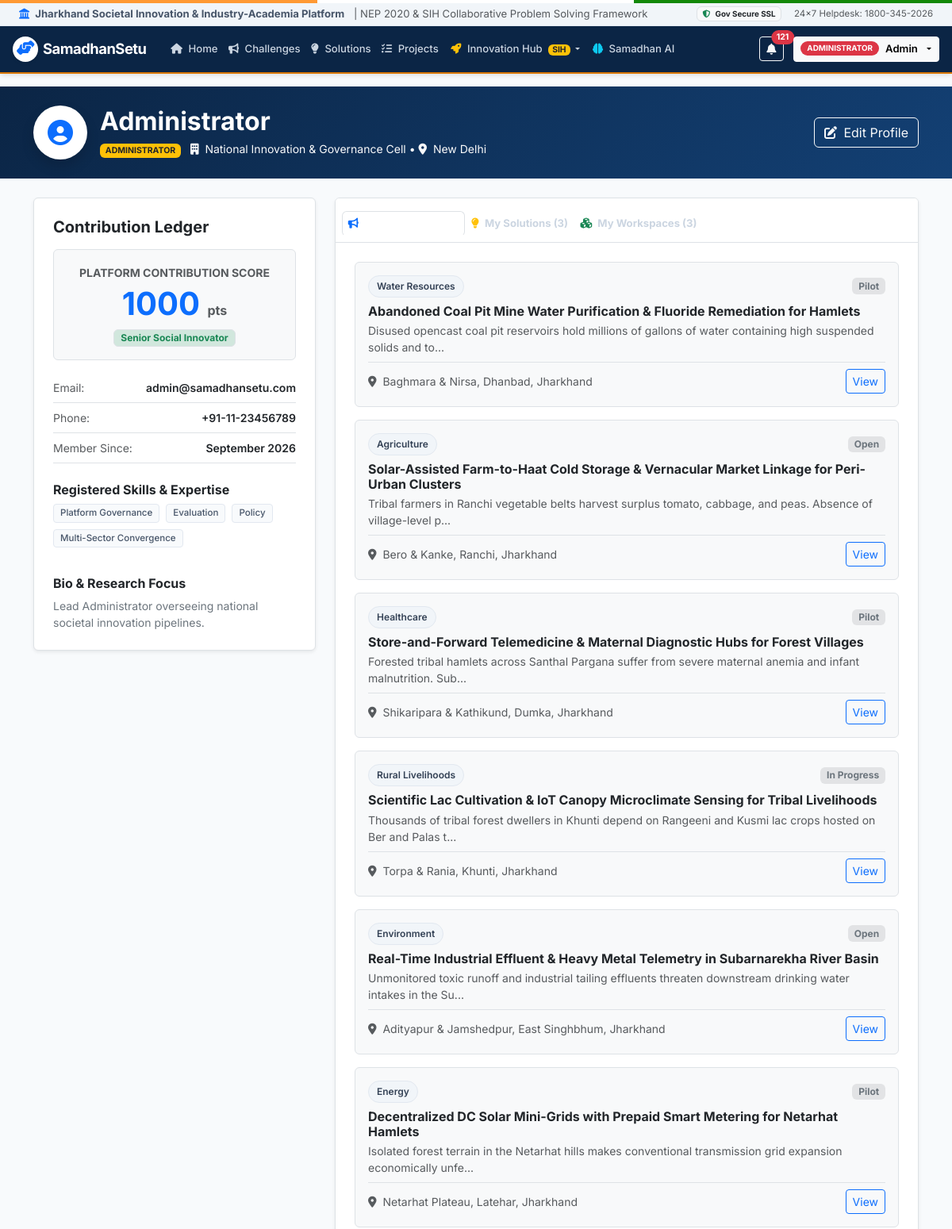
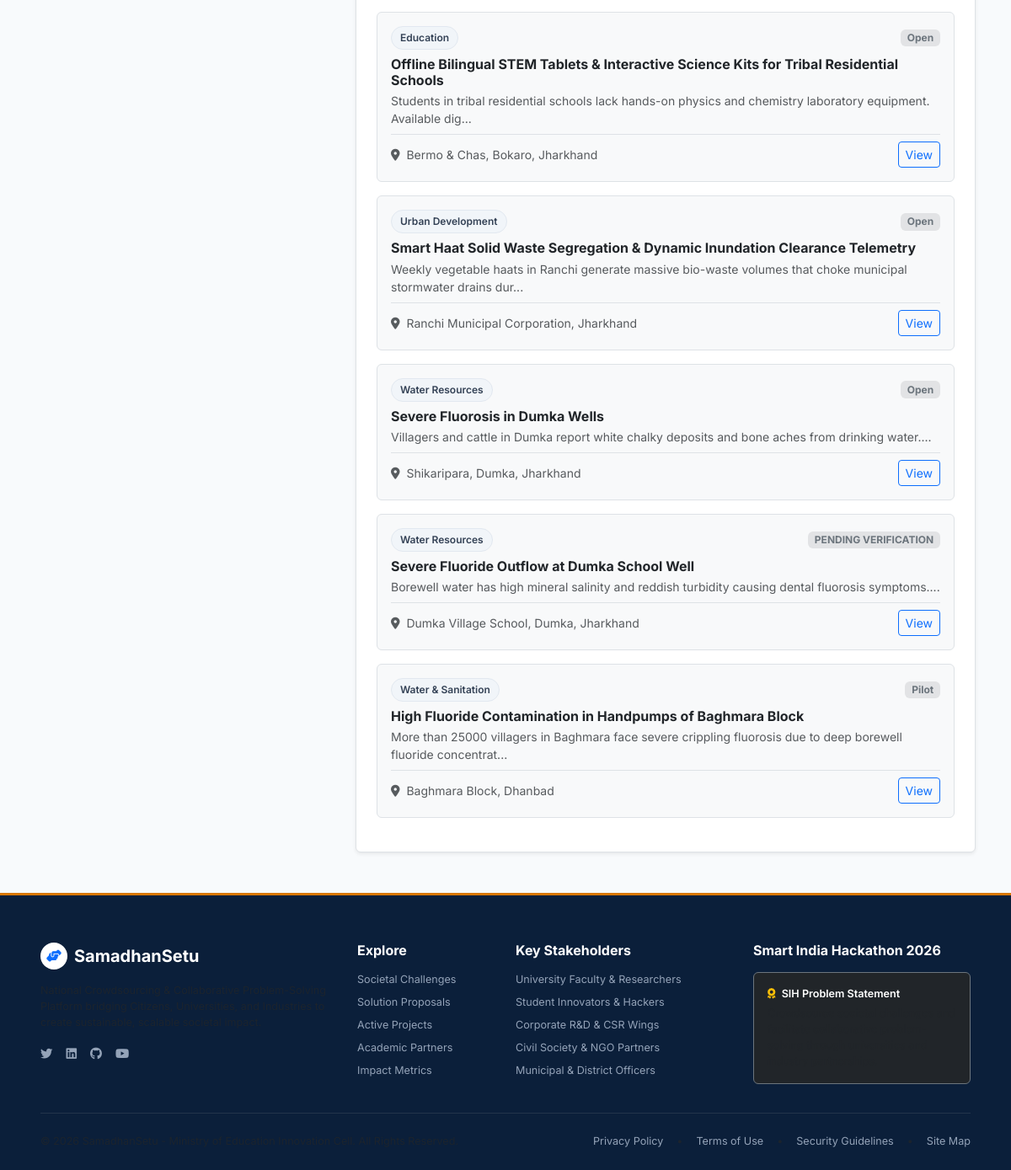
The page /profile (signed in) on the database as committed earlier (2 pictures, top to bottom).
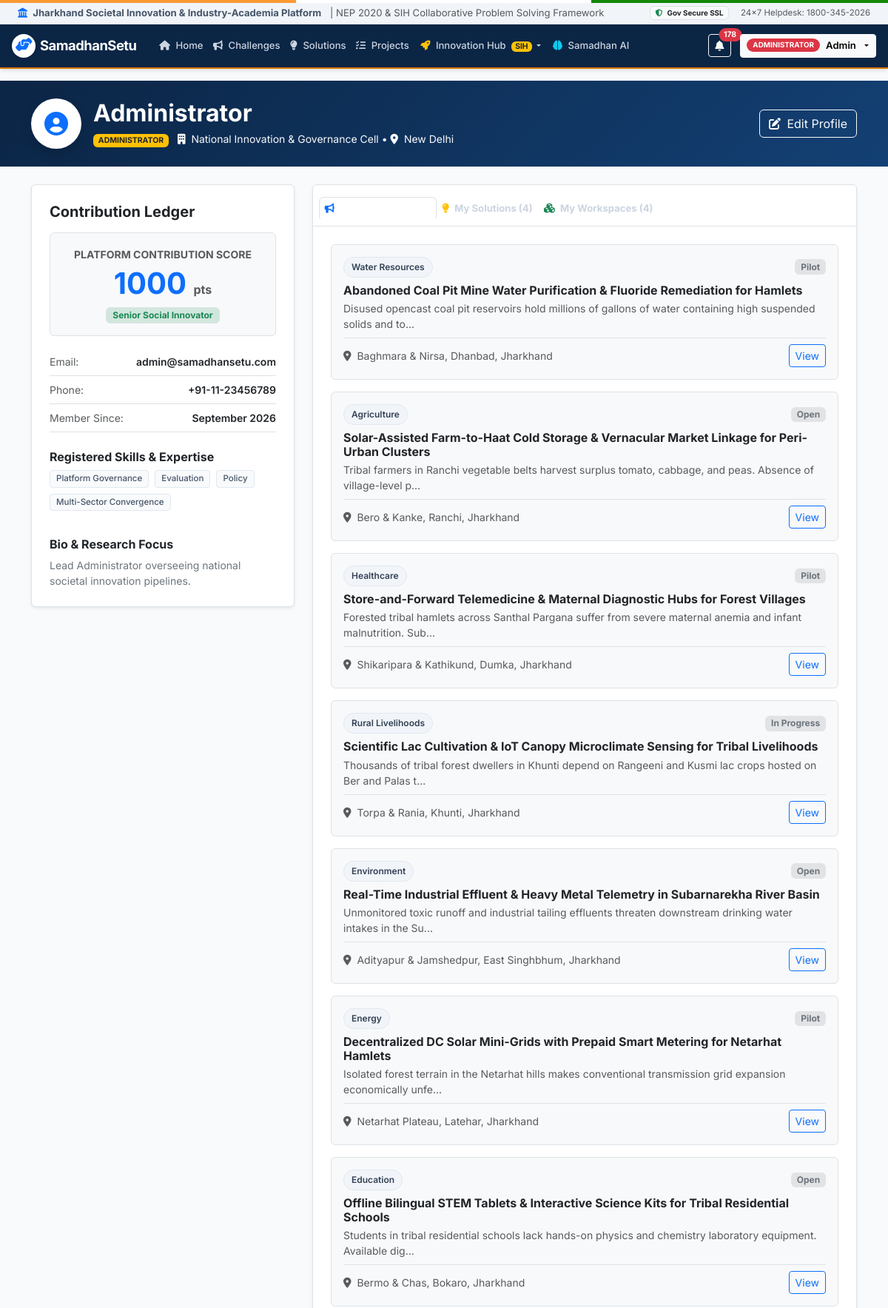
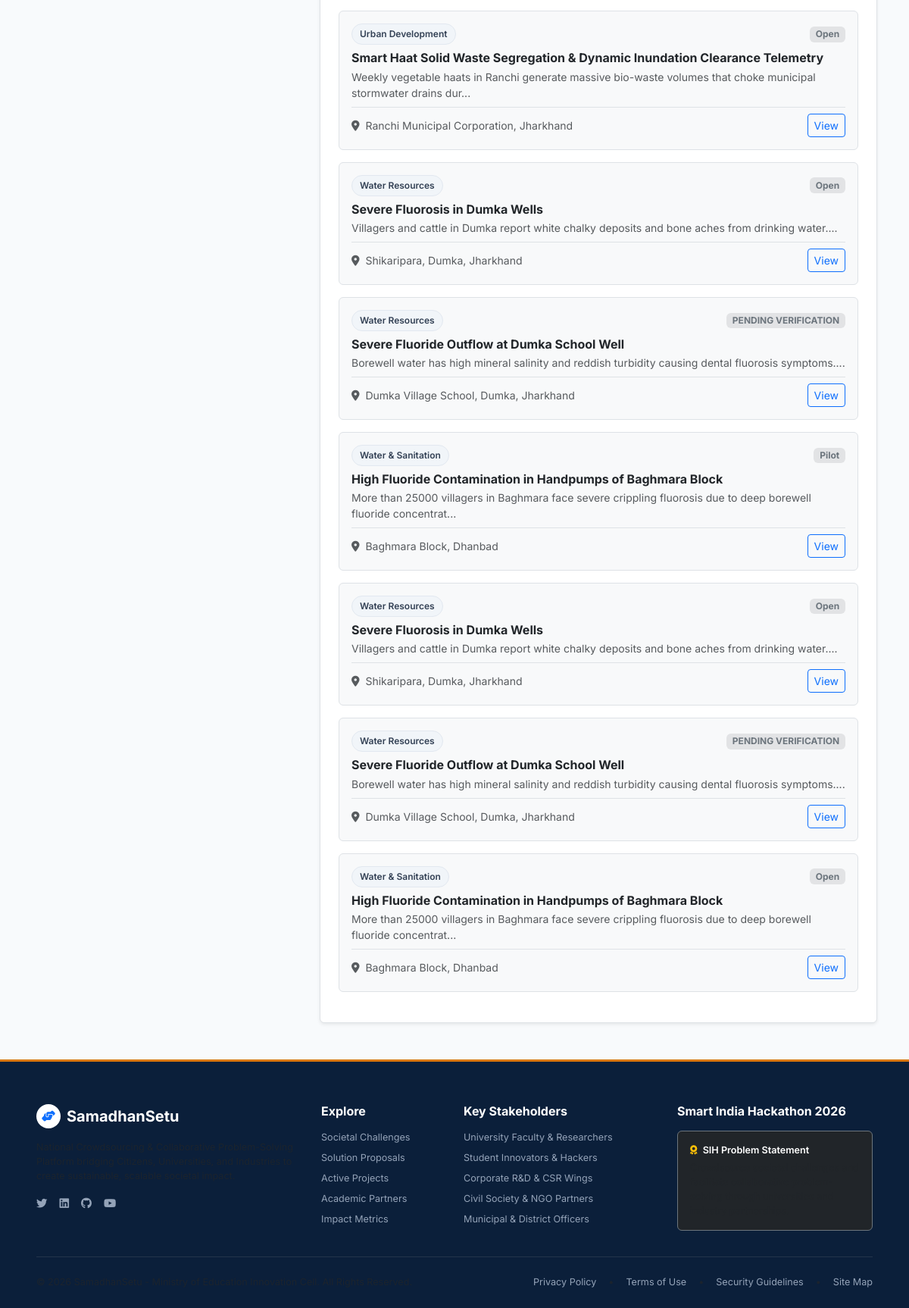
The same page on the database as committed later (2 pictures, top to bottom).
### app.py (models this page shows, shortened)
class User(db.Model):
    __tablename__ = 'users'
    id = db.Column(db.Integer, primary_key=True)
    full_name = db.Column(db.String(150), nullable=False, default='Administrator')
    email = db.Column(db.String(150), unique=True, nullable=False)
    phone = db.Column(db.String(30), nullable=True)
    password_hash = db.Column(db.String(255), nullable=False)
    user_type = db.Column(db.String(50), nullable=False, default='ADMINISTRATOR')
    organization = db.Column(db.String(200), nullable=True, default='National Innovation Cell')
    location = db.Column(db.String(150), nullable=True, default='New Delhi')
    skills = db.Column(db.Text, nullable=True, default='Platform Administration, Verification, Policy Evaluation')
    bio = db.Column(db.Text, nullable=True, default='National Administrator managing societal challenges, university research, and industry pilots.')
    avatar_seed = db.Column(db.String(50), default='Felix')
    contribution_score = db.Column(db.Integer, default=1000)
    created_at = db.Column(db.DateTime, default=datetime.utcnow)
    challenges = db.relationship('Challenge', backref='creator', lazy=True, foreign_keys='Challenge.created_by_id')
    solutions = db.relationship('Solution', backref='author', lazy=True, foreign_keys='Solution.submitted_by_id')
    notifications = db.relationship('Notification', backref='user', lazy=True, cascade='all, delete-orphan')
    sent_invitations = db.relationship('TeamInvitation', backref='inviter', lazy=True, foreign_keys='TeamInvitation.inviter_user_id')
    received_invitations = db.relationship('TeamInvitation', backref='invitee', lazy=True, foreign_keys='TeamInvitation.invitee_user_id')

class Challenge(db.Model):
    __tablename__ = 'challenges'
    id = db.Column(db.Integer, primary_key=True)
    title = db.Column(db.String(250), nullable=False)
    description = db.Column(db.Text, nullable=False)
    category = db.Column(db.String(80), nullable=False)
    department = db.Column(db.String(150), nullable=False, default='General Administration')
    location = db.Column(db.String(150), nullable=False)
    priority = db.Column(db.String(30), nullable=False, default='Medium') # Low, Medium, High, Critical
    status = db.Column(db.String(50), default='Open') # Open, Under Review, Verified, In Progress, Pilot, Implemented, Closed
    created_date = db.Column(db.DateTime, default=datetime.utcnow)
    deadline = db.Column(db.DateTime, nullable=True)
    organization = db.Column(db.String(200), nullable=False, default='Municipal Corporation')
    required_skills = db.Column(db.Text, nullable=True)
    submitter_type = db.Column(db.String(100), default='Citizen / Resident')
    district = db.Column(db.String(100), default='Ranchi')
    block = db.Column(db.String(100), nullable=True)
    media_url = db.Column(db.String(255), nullable=True)
    document_url = db.Column(db.String(255), nullable=True)
    assigned_university = db.Column(db.String(200), nullable=True)
    nep_aligned = db.Column(db.Boolean, default=True)
    expected_solution_type = db.Column(db.String(100), default='Software / Hardware Prototype')
    affected_population = db.Column(db.String(200), default='General Community')
    people_affected_count = db.Column(db.Integer, default=10000)
    existing_solutions = db.Column(db.Text, nullable=True)
    shortcomings = db.Column(db.Text, nullable=True)
    required_technology = db.Column(db.Text, nullable=True)
    expected_outcome = db.Column(db.Text, nullable=True)
    ai_impact_score = db.Column(db.Integer, default=85)
    views_count = db.Column(db.Integer, default=240)
    followers_count = db.Column(db.Integer, default=28)
    created_by_id = db.Column(db.Integer, db.ForeignKey('users.id'), nullable=True)
    submitter_aadhaar_masked = db.Column(db.String(30), nullable=True)
    submitter_phone = db.Column(db.String(30), nullable=True)
    solutions = db.relationship('Solution', backref='challenge', lazy=True, cascade='all, delete-orphan')
    projects = db.relationship('Project', backref='challenge', lazy=True)
    invitations = db.relationship('TeamInvitation', backref='challenge', lazy=True, cascade='all, delete-orphan')
    problem_dna = db.relationship('ProblemDNA', backref='challenge', uselist=False, lazy=True, cascade='all, delete-orphan')
    @property
    def severity(self):
        return self.priority
    @property
    def created_at(self):
        return self.created_date

### app.py (the view)
@app.route('/profile')
@login_required
def profile():
    user = get_current_user()
    my_challenges = Challenge.query.all()
    my_solutions = Solution.query.all()
    my_projects = Project.query.all()
    return render_template('profile.html',
        user=user,
        my_challenges=my_challenges,
        my_solutions=my_solutions,
        my_projects=my_projects
    )

### templates/profile.html (shortened to what this page needs)
{% extends "base.html" %}
{% block content %}
<div class="bg-primary text-white py-4 mb-4" style="background: linear-gradient(135deg, #0b2545 0%, #134074 100%);">
    <div class="container">
        <div class="d-flex flex-column flex-md-row justify-content-between align-items-md-center gap-3">
            <div class="d-flex align-items-center gap-3">
                <div class="kpi-icon-box bg-white text-primary rounded-circle shadow" style="width: 68px; height: 68px; font-size: 2rem;">
                    <i class="fas fa-user-circle"></i>
                </div>
                <div>
                    <h2 class="fw-bold mb-1 text-white">{{ user.full_name }}</h2>
                    <div class="text-light opacity-90 small">
                        <span class="badge bg-warning text-dark me-2">{{ user.user_type }}</span>
                        <span><i class="fas fa-building me-1"></i> {{ user.organization }}</span> &bull;
                        <span><i class="fas fa-map-marker-alt me-1"></i> {{ user.location }}</span>
                    </div>
                </div>
            </div>
            <button type="button" class="btn btn-outline-light" data-bs-toggle="modal" data-bs-target="#editProfileModal">
                <i class="fas fa-edit me-1"></i> Edit Profile
            </button>
        </div>
    </div>
</div>
<div class="container mb-5">
    <div class="row g-4">
        <div class="col-lg-4">
            <div class="card border shadow-sm p-4 mb-4">
                <h5 class="fw-bold text-dark mb-3">Contribution Ledger</h5>
                <div class="p-3 rounded bg-light border text-center mb-3">
                    <span class="small fw-bold text-muted text-uppercase">Platform Contribution Score</span>
                    <div class="display-6 fw-bold text-primary mt-1">{{ user.contribution_score }} <span class="fs-6 text-muted">pts</span></div>
                    <span class="badge bg-success-subtle text-success border mt-2">Senior Social Innovator</span>
                </div>
                <div class="small">
                    <div class="d-flex justify-content-between py-2 border-bottom">
                        <span class="text-muted">Email:</span>
                        <span class="fw-semibold text-dark">{{ user.email }}</span>
                    </div>
                    <div class="d-flex justify-content-between py-2 border-bottom">
                        <span class="text-muted">Phone:</span>
                        <span class="fw-semibold text-dark">{{ user.phone or 'Not provided' }}</span>
                    </div>
                    <div class="d-flex justify-content-between py-2 border-bottom">
                        <span class="text-muted">Member Since:</span>
                        <span class="fw-semibold text-dark">{{ user.created_at.strftime('%B %Y') }}</span>
                    </div>
                </div>
                <h6 class="fw-bold text-dark mt-4 mb-2">Registered Skills & Expertise</h6>
                <div class="d-flex flex-wrap gap-1 mb-3">
                    {% if user.skills %}
                        {% for s in user.skills.split(',') %}
                            <span class="skill-tag">{{ s.strip() }}</span>
                        {% endfor %}
                    {% else %}
                        <span class="text-muted small">No skills added yet.</span>
                    {% endif %}
                </div>
                <h6 class="fw-bold text-dark mt-3 mb-2">Bio & Research Focus</h6>
                <p class="text-secondary small mb-0">{{ user.bio }}</p>
            </div>
        </div>
        <div class="col-lg-8">
            <div class="card border shadow-sm">
                <div class="card-header bg-white py-3 border-bottom">
                    <ul class="nav nav-tabs card-header-tabs" id="profileTabs" role="tablist">
                        <li class="nav-item">
                            <button class="nav-link active fw-bold text-dark" id="my-ch-tab" data-bs-toggle="tab" data-bs-target="#myChallenges" type="button" role="tab">
                                <i class="fas fa-bullhorn me-1 text-primary"></i> My Challenges ({{ my_challenges|length }})
                            </button>
                        </li>
                        <li class="nav-item">
                            <button class="nav-link fw-bold text-dark" id="my-sol-tab" data-bs-toggle="tab" data-bs-target="#mySolutions" type="button" role="tab">
                                <i class="fas fa-lightbulb me-1 text-warning"></i> My Solutions ({{ my_solutions|length }})
                            </button>
                        </li>
                        <li class="nav-item">
                            <button class="nav-link fw-bold text-dark" id="my-proj-tab" data-bs-toggle="tab" data-bs-target="#myProjects" type="button" role="tab">
                                <i class="fas fa-cubes me-1 text-success"></i> My Workspaces ({{ my_projects|length }})
                            </button>
                        </li>
                    </ul>
                </div>
                <div class="card-body p-4">
                    <div class="tab-content" id="profileTabsContent">
                        <div class="tab-pane fade show active" id="myChallenges" role="tabpanel">
                            {% if my_challenges %}
                                {% for ch in my_challenges %}
                                <div class="p-3 mb-3 rounded border bg-light">
                                    <div class="d-flex justify-content-between align-items-center mb-1">
                                        <span class="badge-category">{{ ch.category }}</span>
                                        <span class="badge bg-secondary-subtle text-secondary">{{ ch.status }}</span>
                                    </div>
                                    <h6 class="fw-bold text-dark mt-2 mb-1">
                                        <a href="{{ url_for('challenge_detail', challenge_id=ch.id) }}" class="text-decoration-none text-dark">
                                            {{ ch.title }}
                                        </a>
                                    </h6>
                                    <p class="text-muted small mb-2">{{ ch.description[:110] }}...</p>
                                    <div class="d-flex justify-content-between align-items-center pt-2 border-top">
                                        <span class="small text-muted"><i class="fas fa-map-marker-alt me-1"></i> {{ ch.location }}</span>
                                        <a href="{{ url_for('challenge_detail', challenge_id=ch.id) }}" class="btn btn-sm btn-outline-primary">View</a>
                                    </div>
                                </div>
                                {% endfor %}
                            {% else %}
                                <div class="text-center py-4 text-muted small">
                                    You haven't submitted any challenges yet.<br>
                                    <a href="{{ url_for('submit_challenge') }}" class="btn btn-accent btn-sm mt-2">Submit a Challenge</a>
                                </div>
                            {% endif %}
                        </div>
                    </div>
                </div>
            </div>
        </div>
    </div>
</div>
{% endblock %}

Rows that differ between the two databases and show on the page:
added Challenge: category "Water Resources", status "Open", title "Severe Fluorosis in Dumka Wells", description "Villagers and cattle in Dumka report white chalky deposits and bone aches from drinking water.", location "Shikaripara, Dumka, Jharkhand"
added Challenge: category "Water Resources", status "PENDING VERIFICATION", title "Severe Fluoride Outflow at Dumka School Well", description "Borewell water has high mineral salinity and reddish turbidity causing dental fluorosis symptoms.", location "Dumka Village School, Dumka, Jharkhand"
added Challenge: category "Water & Sanitation", status "Open", title "High Fluoride Contamination in Handpumps of Baghmara Block", description "More than 25000 villagers in Baghmara face severe crippling fluorosis due to deep borewell fluoride concentrat", location "Baghmara Block, Dhanbad"
Other text that changed with them:
{{ unread_count }}: "121" → "178"
{{ my_solutions|length }}: "3" → "4"
{{ my_projects|length }}: "3" → "4"
